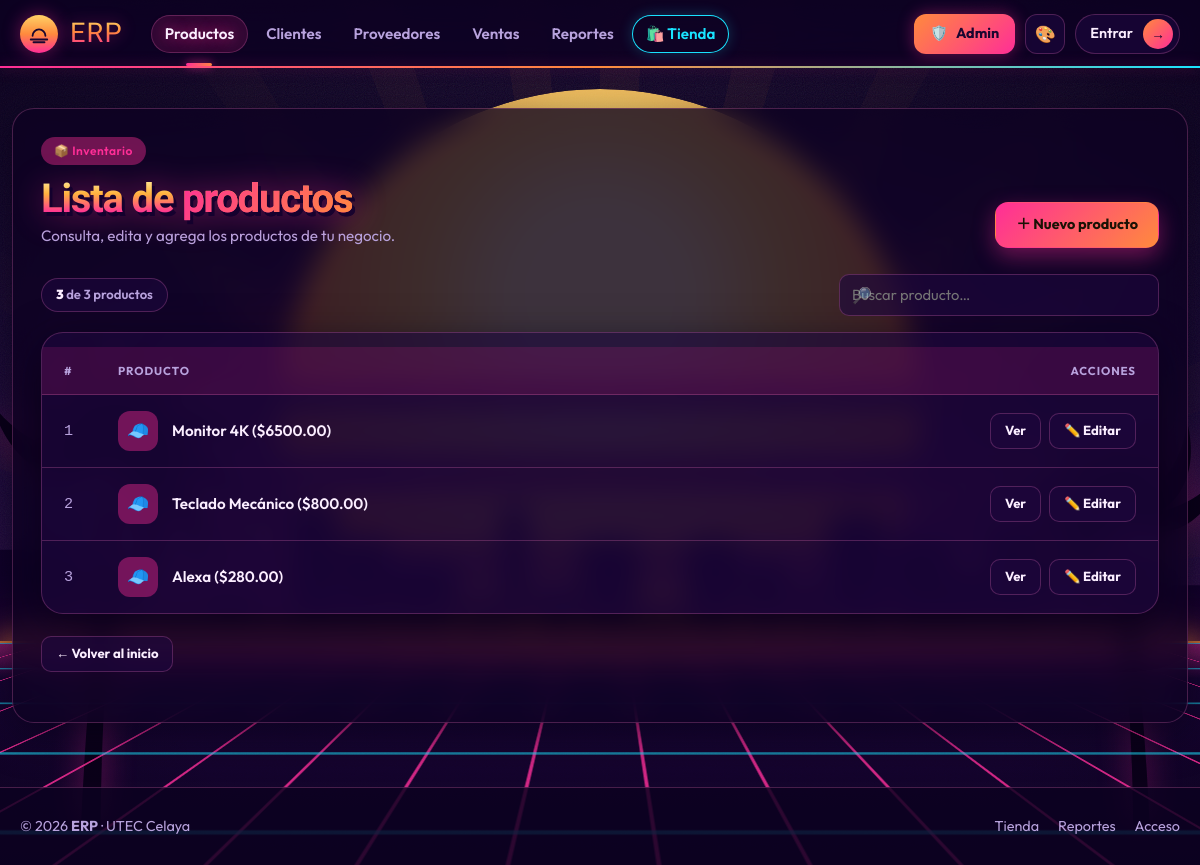
The page /productos/lista/ on the database as committed earlier.
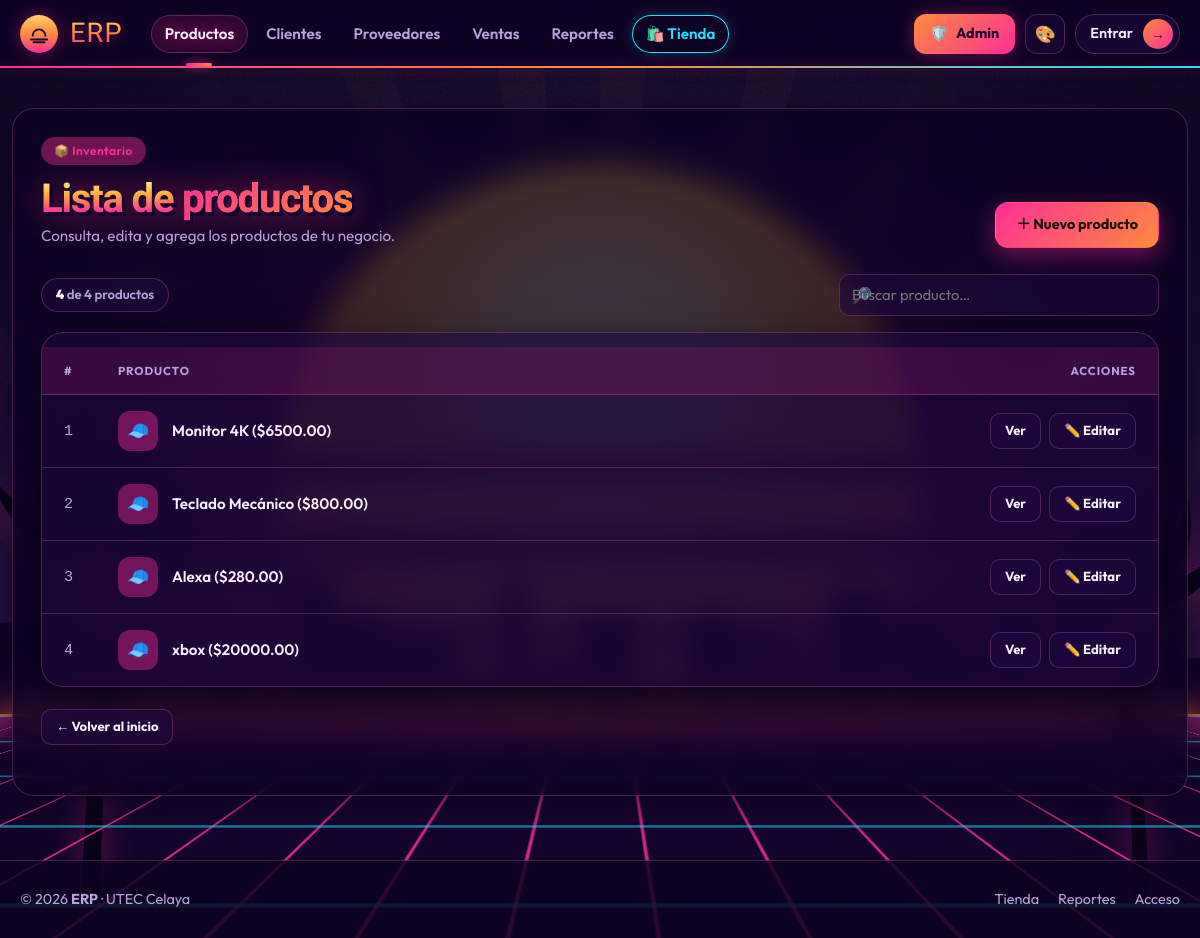
The same page on the database as committed later.
### productos/models.py (models this page shows, shortened)
class Producto(models.Model):
    nombre = models.CharField(
        max_length=200, verbose_name='Nombre'
    )
    precio = models.DecimalField(
        max_digits=10,
        decimal_places=2,
        validators=[MinValueValidator(Decimal('0.00'))],
        verbose_name='Precio ($)',
        help_text='El precio no puede ser negativo.'
    )
    stock = models.IntegerField(
        default=0,
        validators=[MinValueValidator(0)],
        verbose_name='Stock disponible'
    )
    categoria = models.ForeignKey(
        Categoria,
        on_delete=models.PROTECT,          # D-01: no borrar categoría con productos
        related_name='productos',
        verbose_name='Categoría'
    )
    proveedor = models.ForeignKey(
        Proveedor,
        on_delete=models.SET_NULL,         # D-02: producto puede quedar sin proveedor
        null=True,
        blank=True,
        related_name='productos',
        verbose_name='Proveedor'
    )
    activo = models.BooleanField(
        default=True, verbose_name='Activo'
    )
    imagen = models.ImageField(            # ← NUEVO W11
        upload_to='productos/',            # subcarpeta dentro de MEDIA_ROOT
        null=True,
        blank=True,
        verbose_name='Imagen del producto',
        help_text='Formatos: JPEG, PNG, WEBP. Máximo 5 MB.',
        validators=[validar_imagen_producto],
    )
    creado = models.DateTimeField(
        auto_now_add=True, verbose_name='Fecha de registro'
    )
    class Meta:
        verbose_name = 'Producto'
        verbose_name_plural = 'Productos'
        ordering = ['nombre']
    def __str__(self) -> str:
        return f"{self.nombre} (${self.precio:.2f})"

### productos/views.py (the view)
# urls.py: path('lista/',             views.ProductoListView.as_view(),   name='lista'),
class ProductoListView(ListView):
    model = Producto
    template_name = 'productos/lista.html'
    context_object_name = 'productos'
    paginate_by = 20
    ordering = ['pk']

### productos/templates/productos/lista.html (shortened to what this page needs)
{% extends 'base.html' %}
{% block nav_productos %}active{% endblock %}
{% block content %}
<div class="pl-head">
    <div>
        <span class="pl-eyebrow">📦 Inventario</span>
        <h1 class="pl-title">Lista de <span>productos</span></h1>
        <p class="pl-sub">Consulta, edita y agrega los productos de tu negocio.</p>
    </div>
    <a href="{% url 'productos:crear' %}" class="pl-btn pl-btn-primary">＋ Nuevo producto</a>
</div>
<div class="pl-tools">
    <span class="pl-count"><b id="plVisibles">{{ productos|length }}</b> de {{ productos|length }} productos</span>
    <label class="pl-search">
        <span class="ico">🔎</span>
        <input type="search" id="plBuscar" placeholder="Buscar producto…"
               autocomplete="off" aria-label="Buscar producto">
    </label>
</div>
<div class="pl-card">
    <div class="pl-scroll">
        <table class="pl-table" id="plTabla">
            <thead>
                <tr>
                    <th>#</th>
                    <th>Producto</th>
                    <th class="pl-th-right">Acciones</th>
                </tr>
            </thead>
            <tbody>
                {% for p in productos %}
                <tr>
                    <td class="pl-num">{{ forloop.counter }}</td>
                    <td>
                        <div class="pl-name">
                            <span class="pl-avatar" aria-hidden="true">🧢</span>
                            <a href="{% url 'productos:detalle' p.pk %}">{{ p }}</a>
                        </div>
                    </td>
                    <td>
                        <div class="pl-actions">
                            <a href="{% url 'productos:detalle' p.pk %}" class="pl-btn pl-btn-ghost pl-btn-sm">Ver</a>
                            <a href="{% url 'productos:editar' p.pk %}" class="pl-btn pl-btn-ghost pl-btn-sm">✏️ Editar</a>
                        </div>
                    </td>
                </tr>
                {% endfor %}
            </tbody>
        </table>
    </div>
</div>
<p class="pl-foot"><a href="/" class="pl-btn pl-btn-ghost pl-btn-sm">← Volver al inicio</a></p>
{% endblock %}

Rows that differ between the two databases and show on the page:
added Producto: nombre+precio "xbox ($20000.00)"
Other text that changed with them:
{{ productos|length }}: "3" → "4"
